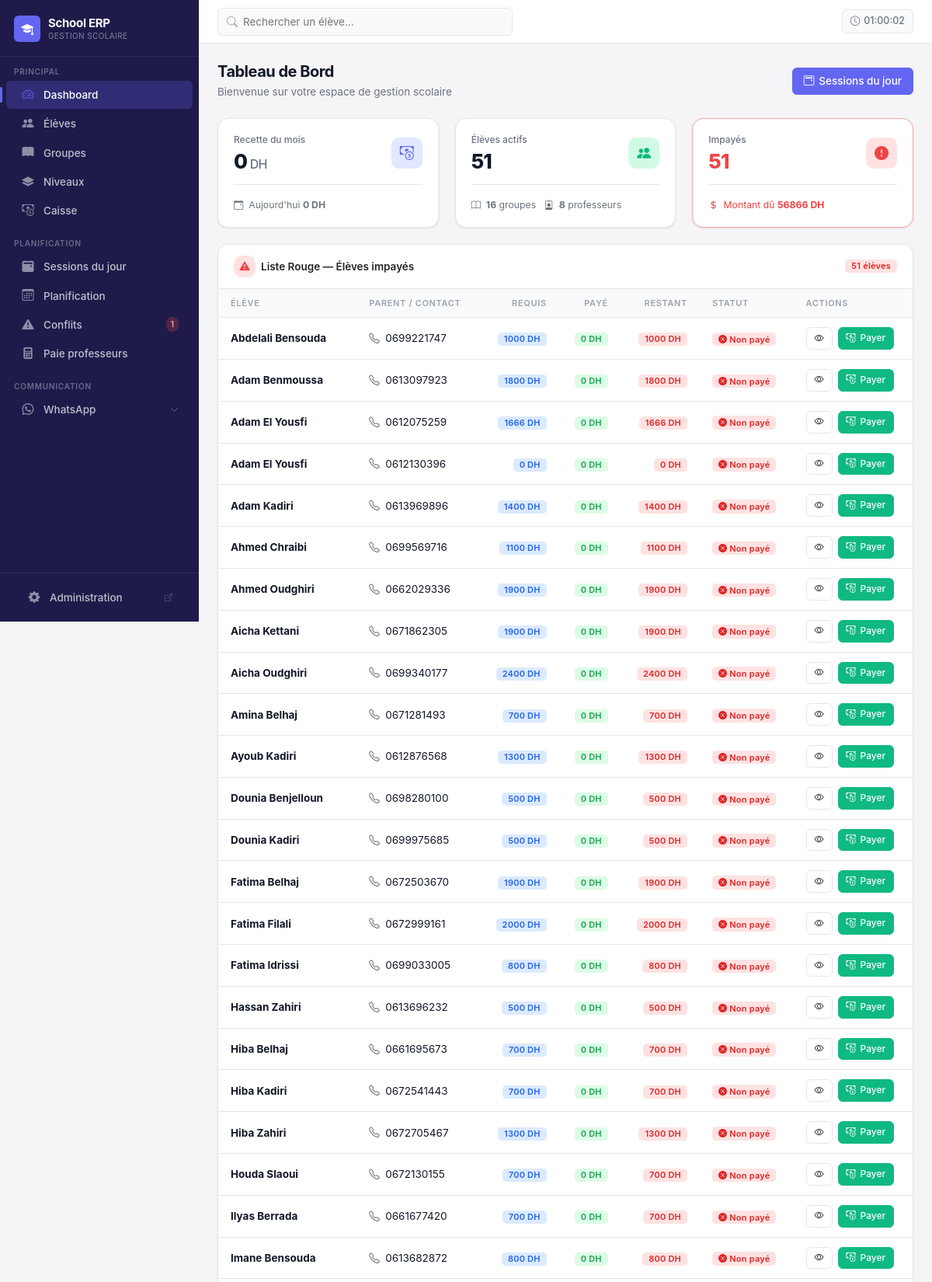
The app's page / (signed in, upper part) with its own data.
### core/models.py (models this page shows, shortened)
class Student(models.Model):
    name = models.CharField(max_length=100, verbose_name="Nom complet")
    phone = models.CharField(max_length=20, blank=True, verbose_name="Téléphone élève")
    parent_contact = models.CharField(max_length=20, verbose_name="Téléphone parent")
    parent_name = models.CharField(max_length=100, blank=True, verbose_name="Nom du parent")
    address = models.TextField(blank=True, verbose_name="Adresse")
    date_of_birth = models.DateField(null=True, blank=True, verbose_name="Date de naissance")
    level = models.ForeignKey(
        Level,
        on_delete=models.SET_NULL,
        null=True,
        blank=True,
        related_name='students',
        verbose_name="Niveau scolaire"
    )
    enrollments = models.ManyToManyField(
        CourseGroup,
        through='Enrollment',
        related_name='students',
        verbose_name="Groupes inscrits"
    )
    is_active = models.BooleanField(default=True, verbose_name="Actif")
    created_at = models.DateTimeField(auto_now_add=True)
    notes = models.TextField(blank=True, verbose_name="Notes")
    class Meta:
        verbose_name = "Élève"
        verbose_name_plural = "Élèves"
        ordering = ['name']
    def total_monthly_fees(self):
        active_enrollments = self.enrollment_set.filter(is_active=True)
        total = sum((e.course_group.monthly_price for e in active_enrollments), Decimal('0.00'))
        return total

### core/views.py (the view)
# urls.py: path('', views.cockpit, name='cockpit'),
def cockpit(request):
    stats = get_dashboard_stats()
    red_list = stats.get('alerts', {}).get('unpaid_students', [])
    context = {
        'stats': stats,
        'red_list': red_list,
    }
    return render(request, 'core/dashboard.html', context)

### core/context_processors.py (called while the page is built)
def conflicts_count(request):
    CACHE_KEY = 'sidebar_conflict_count'
    CACHE_TTL = getattr(settings, 'CONFLICT_CACHE_TTL', 30)  # seconds
    count = cache.get(CACHE_KEY)
    if count is None:
        try:
            from .utils import detect_all_conflicts
            data = detect_all_conflicts()
            count = len(data.get('schedule_conflicts', []))
        except Exception:
            count = 0
        cache.set(CACHE_KEY, count, CACHE_TTL)
    return {'conflict_count': count}

### core/templatetags/nav_active.py (called while the page is built)
@register.simple_tag(takes_context=True)
def active_if(context, *names):
    request = context.get("request")
    if not request or not request.resolver_match:
        return ""
    return "active" if request.resolver_match.url_name in names else ""

### core/utils.py (called while the page is built)
def get_month_period(year: int, month: int) -> Tuple[date, date]:
    first_day = date(year, month, 1)
    last_day = date(year, month, calendar.monthrange(year, month)[1])
    return first_day, last_day

def get_daily_revenue(target_date: Optional[date] = None) -> Decimal:
    from .models import Payment
    if target_date is None:
        target_date = timezone.now().date()
    revenue = Payment.objects.filter(
        payment_date=target_date,
        status='PAID'
    ).aggregate(total=Sum('amount'))['total'] or Decimal('0.00')
    return revenue

def get_monthly_revenue(year: int, month: int) -> Decimal:
    from .models import Payment
    first_day, last_day = get_month_period(year, month)
    revenue = Payment.objects.filter(
        payment_date__range=[first_day, last_day],
        status='PAID'
    ).aggregate(total=Sum('amount'))['total'] or Decimal('0.00')
    return revenue

def check_schedule_conflicts(room, schedule_day: str, start_time, end_time, exclude_schedule_id: Optional[int] = None) -> List:
    from .models import CourseGroupSchedule
    conflicts = CourseGroupSchedule.objects.filter(
        room=room,
        day=schedule_day,
        course_group__is_active=True
    )
    if exclude_schedule_id:
        conflicts = conflicts.exclude(id=exclude_schedule_id)
    conflicting_schedules = []
    for sch in conflicts:
        if (start_time < sch.end_time and end_time > sch.start_time):
            conflicting_schedules.append(sch)
    return conflicting_schedules

### templates/core/dashboard.html (shortened to what this page needs)
{% extends 'core/base.html' %}
{% block content %}
<div class="page-header d-flex align-items-center justify-content-between">
  <div>
    <h1 class="page-title">Tableau de Bord</h1>
    <p class="page-subtitle">Bienvenue sur votre espace de gestion scolaire</p>
  </div>
  <a href="{% url 'core:sessions_today' %}" class="btn btn-primary">
    <i class="bi bi-calendar2-event"></i> Sessions du jour
  </a>
</div>
<div class="row g-4 mb-4">
  <div class="col-sm-6 col-xl-4">
    <div class="stat-card">
      <div class="d-flex align-items-center justify-content-between">
        <div>
          <div class="stat-card-label">Recette du mois</div>
          <div class="stat-card-value">{{ stats.revenue.month|floatformat:0 }}<span style="font-size:16px;font-weight:500;color:var(--text-secondary);"> DH</span></div>
        </div>
        <div class="stat-card-icon" style="background:#e0e7ff;">
          <i class="bi bi-cash-coin" style="color:#6366f1;"></i>
        </div>
      </div>
      <div class="mt-3 pt-3" style="border-top:1px solid var(--border);">
        <small class="text-secondary">
          <i class="bi bi-calendar-event me-1"></i>
          Aujourd'hui&nbsp;<strong>{{ stats.revenue.today|floatformat:0 }} DH</strong>
        </small>
      </div>
    </div>
  </div>
  <div class="col-sm-6 col-xl-4">
    <div class="stat-card">
      <div class="d-flex align-items-center justify-content-between">
        <div>
          <div class="stat-card-label">Élèves actifs</div>
          <div class="stat-card-value">{{ stats.counts.students }}</div>
        </div>
        <div class="stat-card-icon" style="background:#d1fae5;">
          <i class="bi bi-people-fill" style="color:#10b981;"></i>
        </div>
      </div>
      <div class="mt-3 pt-3" style="border-top:1px solid var(--border);">
        <small class="text-secondary">
          <i class="bi bi-book me-1"></i>
          <strong>{{ stats.counts.courses }}</strong> groupes&nbsp;&nbsp;
          <i class="bi bi-person-badge me-1"></i>
          <strong>{{ stats.counts.teachers }}</strong> professeurs
        </small>
      </div>
    </div>
  </div>
  <div class="col-sm-6 col-xl-4">
    <div class="stat-card" style="border-color:#fca5a5;">
      <div class="d-flex align-items-center justify-content-between">
        <div>
          <div class="stat-card-label">Impayés</div>
          <div class="stat-card-value" style="color:var(--danger);">{{ stats.alerts.unpaid_count }}</div>
        </div>
        <div class="stat-card-icon" style="background:#fee2e2;">
          <i class="bi bi-exclamation-circle-fill" style="color:#ef4444;"></i>
        </div>
      </div>
      <div class="mt-3 pt-3" style="border-top:1px solid var(--border);">
        <small style="color:var(--danger);">
          <i class="bi bi-currency-dollar me-1"></i>
          Montant dû&nbsp;<strong>{{ stats.alerts.unpaid_amount|floatformat:0 }} DH</strong>
        </small>
      </div>
    </div>
  </div>
</div>
<div class="card">
  <div class="card-header d-flex align-items-center justify-content-between">
    <div class="d-flex align-items-center gap-2">
      <span class="stat-card-icon" style="width:28px;height:28px;font-size:13px;background:#fee2e2;">
        <i class="bi bi-exclamation-triangle-fill" style="color:#ef4444;"></i>
      </span>
      <span class="fw-700">Liste Rouge — Élèves impayés</span>
    </div>
    {% if red_list %}
      <span class="badge badge-danger">{{ red_list|length }} élève{{ red_list|length|pluralize }}</span>
    {% endif %}
  </div>
  {% if red_list %}
    <div class="table-responsive">
      <table class="table table-hover mb-0">
        <thead>
          <tr>
            <th>Élève</th>
            <th>Parent / Contact</th>
            <th class="text-end">Requis</th>
            <th class="text-end">Payé</th>
            <th class="text-end">Restant</th>
            <th>Statut</th>
            <th>Actions</th>
          </tr>
        </thead>
        <tbody>
          {% for item in red_list %}
            <tr>
              <td><strong>{{ item.student.name }}</strong></td>
              <td>
                <i class="bi bi-telephone text-muted"></i>
                <span class="ms-1">{{ item.student.parent_contact }}</span>
              </td>
              <td class="text-end">
                <span class="badge badge-info">{{ item.required|floatformat:0 }} DH</span>
              </td>
              <td class="text-end">
                <span class="badge badge-success">{{ item.paid|floatformat:0 }} DH</span>
              </td>
              <td class="text-end">
                <span class="badge badge-danger">{{ item.remaining|floatformat:0 }} DH</span>
              </td>
              <td>
                {% if item.status == 'UNPAID' %}
                  <span class="badge badge-danger"><i class="bi bi-x-circle-fill"></i> Non payé</span>
                {% else %}
                  <span class="badge badge-warning"><i class="bi bi-exclamation-circle-fill"></i> Partiel</span>
                {% endif %}
              </td>
              <td>
                <div class="d-flex gap-2">
                  <a href="/students/{{ item.student.id }}/" class="btn btn-sm btn-outline-primary">
                    <i class="bi bi-eye"></i>
                  </a>
                  <a href="/cashier/payment/create/?student_id={{ item.student.id }}" class="btn btn-sm btn-success">
                    <i class="bi bi-cash-coin"></i> Payer
                  </a>
                </div>
              </td>
            </tr>
          {% endfor %}
        </tbody>
      </table>
    </div>
  {% endif %}
</div>
{% endblock %}

### templates/core/base.html (style rules this page uses)
:root { --font-sans: 'Inter', system-ui, -apple-system, sans-serif; --primary: #6366f1; --primary-dark: #4f46e5; --primary-light: #e0e7ff; --primary-rgb: 99, 102, 241; --sidebar-bg: #1e1b4b; --sidebar-hover: rgba(255, 255, 255, 0.07); --sidebar-active: rgba(99, 102, 241, 0.25); --sidebar-text: rgba(255, 255, 255, 0.72); --sidebar-text-active: #ffffff; --sidebar-accent: #6366f1; --sidebar-width: 256px; --body-bg: #f5f5f7; --surface: #ffffff; --surface-alt: #f9fafb; --border: #e5e7eb; --border-focus: #6366f1; --text-primary: #111827; --text-secondary: #6b7280; --text-muted: #9ca3af; --success: #10b981; --warning: #f59e0b; --danger: #ef4444; --info: #3b82f6; --shadow-xs: 0 1px 2px rgba(0, 0, 0, 0.04); --shadow-sm: 0 1px 3px rgba(0, 0, 0, 0.06), 0 1px 2px rgba(0, 0, 0, 0.04); --shadow-md: 0 4px 6px rgba(0, 0, 0, 0.05), 0 2px 4px rgba(0, 0, 0, 0.04); --shadow-lg: 0 10px 15px rgba(0, 0, 0, 0.05), 0 4px 6px rgba(0, 0, 0, 0.04); --radius-sm: 6px; --radius-md: 10px; --radius-lg: 14px; --radius-xl: 18px; }
*, *::before, *::after { box-sizing: border-box; }
html, body { height: 100%; font-family: var(--font-sans); font-size: 14px; background: var(--body-bg); color: var(--text-primary); -webkit-font-smoothing: antialiased; }
.page-header { margin-bottom: 24px; }
.page-title { font-size: 20px; font-weight: 700; color: var(--text-primary); letter-spacing: -0.025em; margin: 0; }
.page-subtitle { font-size: 13.5px; color: var(--text-secondary); margin: 4px 0 0; }
.card { background: var(--surface); border: 1px solid var(--border); border-radius: var(--radius-lg); box-shadow: var(--shadow-sm); transition: box-shadow 0.2s, transform 0.2s; }
.card-header { background: transparent; border-bottom: 1px solid var(--border); padding: 14px 20px; font-weight: 600; font-size: 13.5px; }
.stat-card { background: var(--surface); border: 1px solid var(--border); border-radius: var(--radius-lg); padding: 18px 20px; box-shadow: var(--shadow-sm); position: relative; overflow: hidden; }
.stat-card-icon { width: 40px; height: 40px; border-radius: 10px; display: flex; align-items: center; justify-content: center; font-size: 18px; flex-shrink: 0; }
.stat-card-value { font-size: 26px; font-weight: 800; letter-spacing: -0.03em; color: var(--text-primary); line-height: 1; margin: 6px 0 2px; }
.stat-card-label { font-size: 12px; font-weight: 500; color: var(--text-secondary); }
.table { border-collapse: separate; border-spacing: 0; font-size: 13.5px; }
.table thead th { font-size: 11px; font-weight: 600; letter-spacing: 0.06em; text-transform: uppercase; color: var(--text-muted); border-bottom: 1px solid var(--border); background: var(--surface-alt); padding: 10px 16px; white-space: nowrap; }
.table tbody td { padding: 12px 16px; border-bottom: 1px solid var(--border); vertical-align: middle; color: var(--text-primary); }
.table-hover tbody tr { transition: background 0.12s; }
.badge { font-size: 11px; font-weight: 600; letter-spacing: 0.02em; padding: 3px 8px; border-radius: 5px; }
.badge-success { background: #dcfce7; color: #16a34a; }
.badge-danger { background: #fee2e2; color: #dc2626; }
.badge-info { background: #dbeafe; color: #2563eb; }
.btn { font-family: var(--font-sans); font-size: 13.5px; font-weight: 500; border-radius: var(--radius-sm); padding: 7px 14px; transition: all 0.15s; display: inline-flex; align-items: center; gap: 6px; line-height: 1.4; border: 1px solid transparent; }
.btn-primary { background: var(--primary); border-color: var(--primary); color: #ffffff; }
.btn-outline-primary { background: transparent; border-color: var(--border); color: var(--text-primary); }
.btn-success { background: var(--success); border-color: var(--success); color: #ffffff; }
.btn-sm { font-size: 12px; padding: 5px 10px; border-radius: 6px; }

### records on screen
Student: student.name "Abdelali Bensouda", student.parent_contact "0699221747", required "1000", paid "0", remaining "1000"
Student: student.name "Adam Benmoussa", student.parent_contact "0613097923", required "1800", paid "0", remaining "1800"
Student: student.name "Adam El Yousfi", student.parent_contact "0612075259", required "1666", paid "0", remaining "1666"
Student: student.name "Adam El Yousfi", student.parent_contact "0612130396", required "0", paid "0", remaining "0"
Student: student.name "Adam Kadiri", student.parent_contact "0613969896", required "1400", paid "0", remaining "1400"
Student: student.name "Ahmed Chraibi", student.parent_contact "0699569716", required "1100", paid "0", remaining "1100"
Student: student.name "Ahmed Oudghiri", student.parent_contact "0662029336", required "1900", paid "0", remaining "1900"
Student: student.name "Aicha Kettani", student.parent_contact "0671862305", required "1900", paid "0", remaining "1900"
Student: student.name "Aicha Oudghiri", student.parent_contact "0699340177", required "2400", paid "0", remaining "2400"
Student: student.name "Amina Belhaj", student.parent_contact "0671281493", required "700", paid "0", remaining "700"
Student: student.name "Ayoub Kadiri", student.parent_contact "0612876568", required "1300", paid "0", remaining "1300"
Student: student.name "Dounia Benjelloun", student.parent_contact "0698280100", required "500", paid "0", remaining "500"
Student: student.name "Dounia Kadiri", student.parent_contact "0699975685", required "500", paid "0", remaining "500"
Student: student.name "Fatima Belhaj", student.parent_contact "0672503670", required "1900", paid "0", remaining "1900"
Student: student.name "Fatima Filali", student.parent_contact "0672999161", required "2000", paid "0", remaining "2000"
Student: student.name "Fatima Idrissi", student.parent_contact "0699033005", required "800", paid "0", remaining "800"
Student: student.name "Hassan Zahiri", student.parent_contact "0613696232", required "500", paid "0", remaining "500"
Student: student.name "Hiba Belhaj", student.parent_contact "0661695673", required "700", paid "0", remaining "700"
Student: student.name "Hiba Kadiri", student.parent_contact "0672541443", required "700", paid "0", remaining "700"
Student: student.name "Hiba Zahiri", student.parent_contact "0672705467", required "1300", paid "0", remaining "1300"
Student: student.name "Houda Slaoui", student.parent_contact "0672130155", required "700", paid "0", remaining "700"
Student: student.name "Ilyas Berrada", student.parent_contact "0661677420", required "700", paid "0", remaining "700"
Student: student.name "Imane Bensouda", student.parent_contact "0613682872", required "800", paid "0", remaining "800"

### other values on screen
{{ conflict_count }} "1"
{{ stats.revenue.month|floatformat:0 }} "0"
{{ stats.revenue.today|floatformat:0 }} "0"
{{ stats.counts.students }} "51"
{{ stats.counts.courses }} "16"
{{ stats.counts.teachers }} "8"
{{ stats.alerts.unpaid_count }} "51"
{{ stats.alerts.unpaid_amount|floatformat:0 }} "56866"
{{ red_list|length }} "51"
